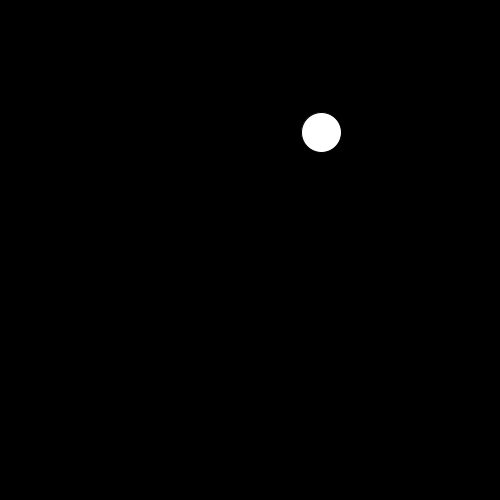
Frame 1 (no input)
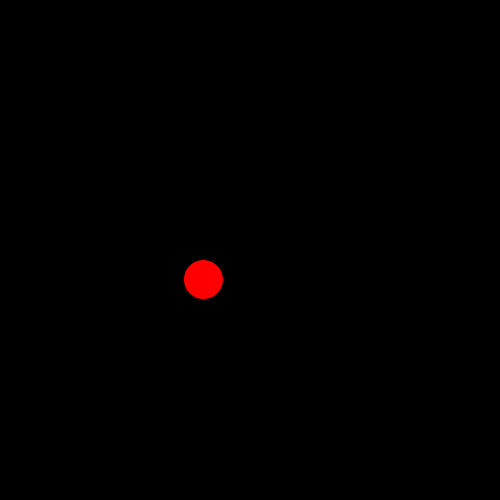
Frame 60 (the mouse pressed at the canvas centre just before this capture)
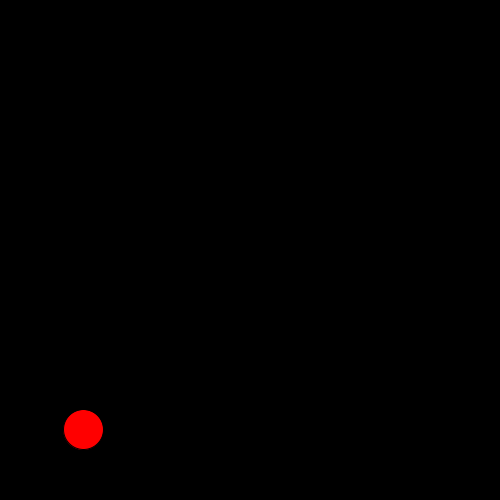
Frame 120 (the mouse held since frame 60 and released just before this capture)

The Processing sketch that drew these frames (run headless with seeded random() and noise(); from frame 60 on, the mouse is pressed at the canvas centre):

// Processing sketch: sketch_01_02_PVector_motion_ball
// ── sketch_01_02_PVector_motion_ball.pde
// Find tutorial on Youtube - The Coding Train

class Ball {
  PVector location = new PVector( random(500), random(500));
  PVector velocity = new PVector( -2, 2.5);
  
   void move() {
   location.add(velocity);
    
    if ((location.x > 500) || (location.x < 0)) {
      velocity.x = velocity.x * -1;
    } 
    
    if ((location.y > 500) || (location.y < 0)) {
      velocity.y = velocity.y * -1;
    } 
  }
  
  void render() {
    ellipse(location.x, location.y, 40, 40);
    fill(255, 0, 0);
  }
  
}


Ball b;

void setup() {
  size(500, 500);
  smooth();
  b = new Ball();
  
}

void draw() {
  background(0);
  b.move();
  b.render();
}
